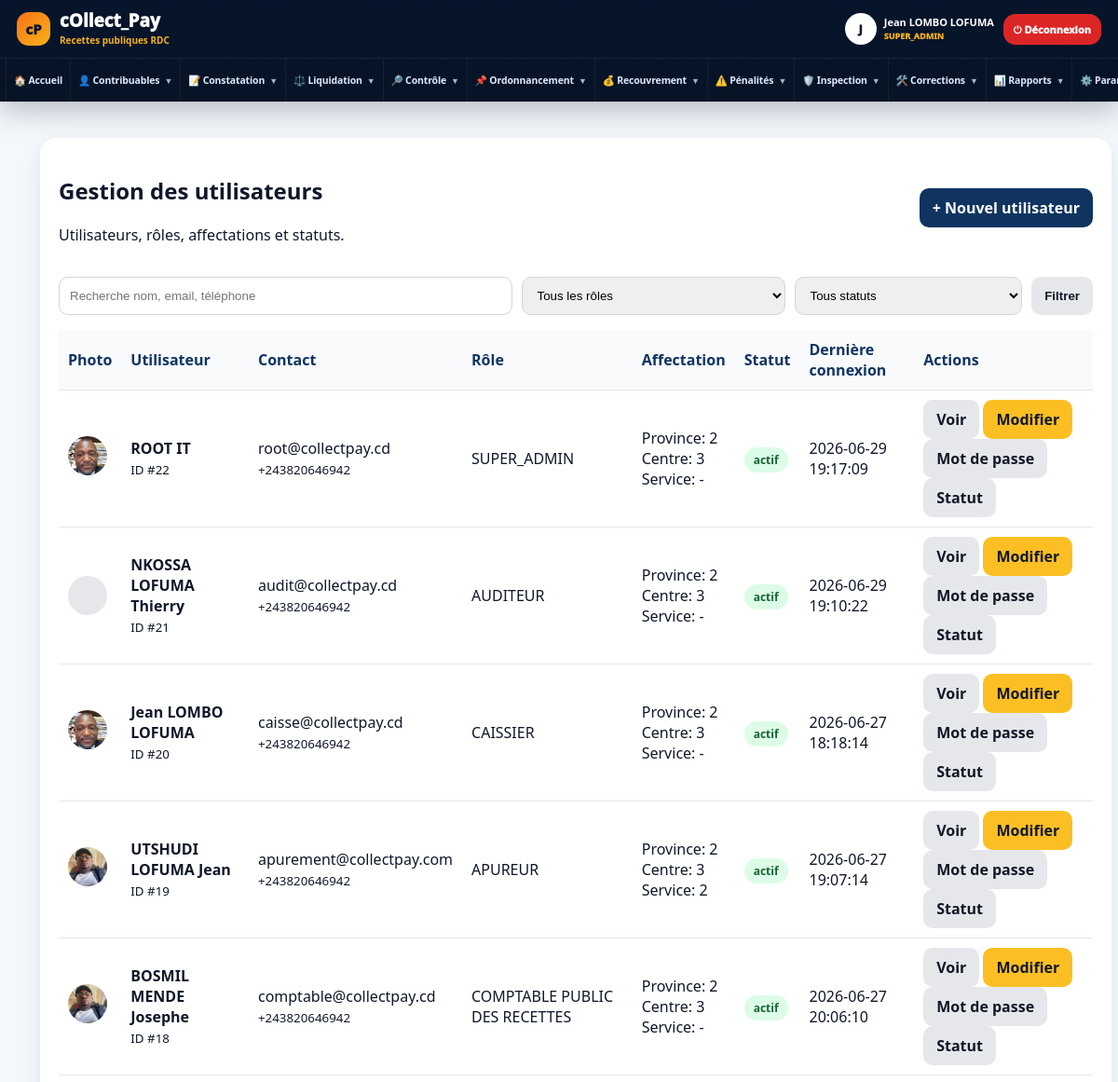
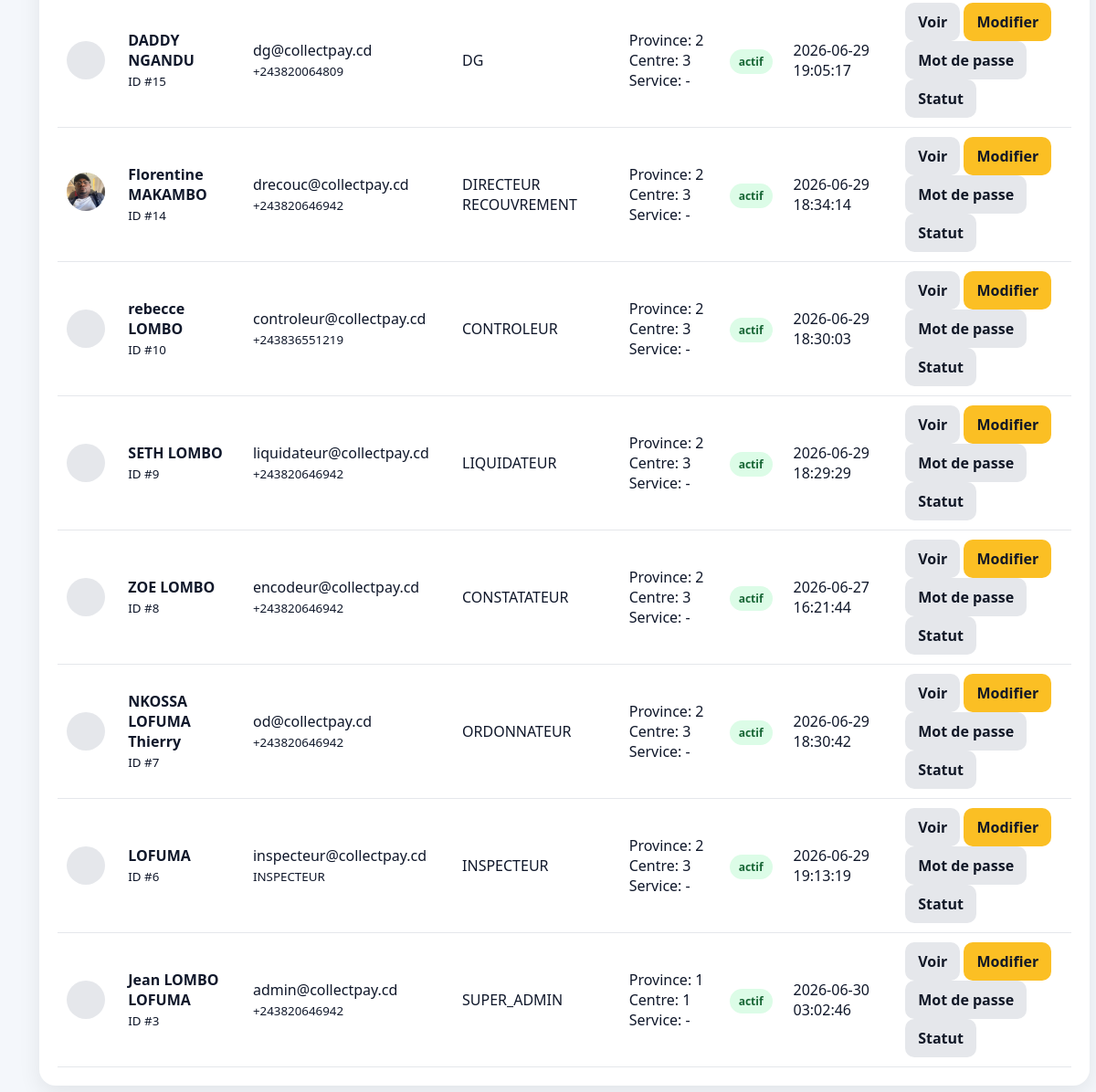
Screenshot of /users/index.php (signed in) with the database file from the repository (2 pictures, top to bottom).
### tables this page shows
CREATE TABLE `users` (
  `id` int(11) NOT NULL,
  `nom` varchar(150) NOT NULL,
  `email` varchar(150) NOT NULL,
  `telephone` varchar(50) DEFAULT NULL,
  `photo` varchar(255) DEFAULT NULL,
  `statut` enum('actif','inactif') DEFAULT 'actif',
  `derniere_connexion` datetime DEFAULT NULL,
  `password` text NOT NULL,
  `role_id` int(11) DEFAULT NULL,
  `province_id` int(11) DEFAULT NULL,
  `centre_id` int(11) DEFAULT NULL,
  `service_id` int(11) DEFAULT NULL,
  `niveau` enum('centre','province','national') DEFAULT 'centre',
  `actif` tinyint(1) DEFAULT 1,
  `created_at` timestamp NOT NULL DEFAULT current_timestamp(),
  `updated_at` datetime DEFAULT NULL
);

CREATE TABLE `roles` (
  `id` int(11) NOT NULL,
  `nom_role` varchar(80) NOT NULL,
  `description` text DEFAULT NULL,
  `statut` enum('actif','inactif') DEFAULT 'actif',
  `created_at` timestamp NOT NULL DEFAULT current_timestamp(),
  `updated_at` datetime DEFAULT NULL
);

### auth/check_auth.php (called while the page is built, shortened)
<?php
if (!function_exists('cpCurrentRole')) {
    function cpCurrentRole(): string
    {
        return strtoupper(trim((string)(
            $_SESSION['role']
            ?? $_SESSION['nom_role']
            ?? $_SESSION['role_code']
            ?? ''
        )));
    }
}
require_once __DIR__ . "/permissions.php";

### auth/permissions.php (called while the page is built, shortened)
<?php
if (!function_exists('hasPermission')) {
    function hasPermission(string $module, string $action = 'view'): bool
    {
        $role = cpCurrentRole();
        if ($role === 'SUPER_ADMIN') {
            return true;
        }
        $roleId = cpCurrentRoleId();
        $permissions = getRolePermissions($roleId);
        return isset($permissions[$module][$action])
            && (int)$permissions[$module][$action] === 1;
    }
}
if (!function_exists('canDo')) {
    function canDo(string $module, string $action = 'view'): bool
    {
        return hasPermission($module, $action);
    }
}

### users/index.php (the view, shortened to what this page needs)
<?php
require_once "../auth/check_auth.php";
require_once "../auth/permissions.php";
$db = cpDb();
$q = trim($_GET['q'] ?? '');
$where = "WHERE 1=1";
$params = [];
$sql = "
    SELECT u.*, r.nom_role
    FROM users u
    LEFT JOIN roles r ON r.id = u.role_id
    $where
    ORDER BY u.id DESC
";
$stmt = $db->prepare($sql);
$stmt->execute($params);
$users = $stmt->fetchAll(PDO::FETCH_ASSOC);
?>
<!doctype html>
<html lang="fr">
<head>
</head>
<body>
<?php require_once "../includes/sidebar.php"; ?>
<main class="cp-main">
<div class="content">
    <div class="card">
        <div class="top">
            <div>
                <h2>Gestion des utilisateurs</h2>
                <p>Utilisateurs, rôles, affectations et statuts.</p>
            </div>
            <?php if(hasPermission('users','add')): ?>
                <a class="btn btn-primary" href="add.php">+ Nouvel utilisateur</a>
            <?php endif; ?>
        </div>
        <form class="filters" method="get">
            <input type="text" name="q" value="<?= htmlspecialchars($q) ?>" placeholder="Recherche nom, email, téléphone">
            <select name="role_id">
                <option value="0">Tous les rôles</option>
            </select>
            <select name="statut">
                <option value="">Tous statuts</option>
            </select>
            <button class="btn btn-gray" type="submit">Filtrer</button>
        </form>
        <table>
            <thead>
                <tr>
                    <th>Photo</th>
                    <th>Utilisateur</th>
                    <th>Contact</th>
                    <th>Rôle</th>
                    <th>Affectation</th>
                    <th>Statut</th>
                    <th>Dernière connexion</th>
                    <th>Actions</th>
                </tr>
            </thead>
            <tbody>
            <?php foreach($users as $u): ?>
                <tr>
                    <td>
                        <?php if(!empty($u['photo'])): ?>
                            <img class="avatar" src="../uploads/users/<?= htmlspecialchars($u['photo']) ?>">
                        <?php else: ?>
                            <div class="avatar"></div>
                        <?php endif; ?>
                    </td>
                    <td>
                        <strong><?= htmlspecialchars($u['nom'] ?? '-') ?></strong><br>
                        <small>ID #<?= (int)$u['id'] ?></small>
                    </td>
                    <td>
                        <?= htmlspecialchars($u['email'] ?? '-') ?><br>
                        <small><?= htmlspecialchars($u['telephone'] ?? '-') ?></small>
                    </td>
                    <td><?= htmlspecialchars($u['nom_role'] ?? '-') ?></td>
                    <td>
                        Province: <?= htmlspecialchars($u['province_id'] ?? '-') ?><br>
                        Centre: <?= htmlspecialchars($u['centre_id'] ?? '-') ?><br>
                        Service: <?= htmlspecialchars($u['service_id'] ?? '-') ?>
                    </td>
                    <td>
                        <span class="badge <?= htmlspecialchars($u['statut'] ?? 'actif') ?>">
                            <?= htmlspecialchars($u['statut'] ?? 'actif') ?>
                        </span>
                    </td>
                    <td><?= htmlspecialchars($u['derniere_connexion'] ?? '-') ?></td>
                    <td>
                        <a class="btn btn-gray" href="view.php?id=<?= (int)$u['id'] ?>">Voir</a>
                        <?php if(hasPermission('users','edit')): ?>
                            <a class="btn btn-gold" href="edit.php?id=<?= (int)$u['id'] ?>">Modifier</a>
                            <a class="btn btn-gray" href="reset_password.php?id=<?= (int)$u['id'] ?>">Mot de passe</a>
                            <a class="btn btn-gray" href="toggle_status.php?id=<?= (int)$u['id'] ?>">Statut</a>
                        <?php endif; ?>
                    </td>
                </tr>
            <?php endforeach; ?>
            </tbody>
        </table>
    </div>
</div>
</main>
</body>
</html>

### includes/sidebar.php (shortened to what this page needs)
<?php
require_once __DIR__ . "/../auth/permissions.php";
if (!function_exists('cpBaseUrl')) {
    function cpBaseUrl(): string
    {
        $host = strtolower($_SERVER['HTTP_HOST'] ?? '');
        $script = $_SERVER['SCRIPT_NAME'] ?? '';
        if (stripos($script, '/collect_pay/') === 0) return '/collect_pay';
        return '';
    }
}
if (!function_exists('cpUrl')) {
    function cpUrl(string $path): string
    {
        return rtrim(cpBaseUrl(), '/') . '/' . ltrim($path, '/');
    }
}
if (!function_exists('cpActiveHorizontal')) {
    function cpActiveHorizontal(string $needle): string
    {
        $uri = $_SERVER['REQUEST_URI'] ?? '';
        return stripos($uri, $needle) !== false ? 'active' : '';
    }
}
if (!function_exists('cpCan')) {
    function cpCan(string $module, string $action = 'view'): bool
    {
        if (function_exists('canDo')) {
            return canDo($module, $action);
        }
        return true;
    }
}
if (!function_exists('cpAnyCan')) {
    function cpAnyCan(array $permissions): bool
    {
        foreach ($permissions as $perm) {
            $module = $perm[0] ?? '';
            $action = $perm[1] ?? 'view';
            if (cpCan($module, $action)) {
                return true;
            }
        }
        return false;
    }
}
$nom  = $_SESSION['nom'] ?? 'Utilisateur';
$role = $_SESSION['role'] ?? ($_SESSION['nom_role'] ?? '');
$showDashboard = cpCan('dashboard','view');
$showContribuables = cpAnyCan([
    ['contribuables','view'], ['contribuables','add'], ['contribuables','import']
]);
$showConstatation = cpAnyCan([
    ['constatation','view'], ['constatation','add'], ['constatation','submit'], ['constatation','print']
]);
$showLiquidation = cpAnyCan([
    ['liquidation','view'], ['liquidation','create_nd'], ['liquidation','print_nd'], ['liquidation','validate_nd'], ['liquidation','reject_nd']
]);
$showControle = cpAnyCan([
    ['controle','view'], ['controle','validate'], ['controle','reject'], ['controle','observe']
]);
$showOrdonnancement = cpAnyCan([
    ['ordonnancement','view'], ['ordonnancement','create_np'], ['ordonnancement','fractionner_np'], ['ordonnancement','avis_fractionnement'], ['ordonnancement','print_np']
]);
$showRecouvrement = cpAnyCan([
    ['paiements','view'], ['paiements','add_np'], ['paiements','add_npf'],
    ['recouvrement','view'], ['recouvrement','amr'], ['recouvrement','apurement'], ['recouvrement','quittance'],
    ['amr','view'], ['amr','create'], ['amr','print'], ['amr','pay'],
    ['apurement','view'], ['apurement','create'],
    ['quittances','view'], ['quittances','create'], ['quittances','print']
]);
$showPenalites = cpAnyCan([
    ['penalites','view'], ['penalites','manage'], ['penalites','history']
]);
$showInspection = cpAnyCan([
    ['inspection','view'], ['inspection','scan'], ['inspection','verify'], ['inspection','revoke'], ['inspection','fraud'], ['inspection','alerts']
]);
$showCorrections = cpAnyCan([
    ['corrections','view'], ['corrections','create'], ['corrections','validate'], ['corrections','history']
]);
$showRapports = cpAnyCan([
    ['rapports','view'],
    ['rapports','nt'],
    ['rapports','nd'],
    ['rapports','np'],
    ['rapports','amr'],
    ['rapports','attestation'],
    ['rapports','paiements'],
    ['rapports','apurements'],
    ['rapports','quittances'],
    ['rapports','analytique'],
    ['rapports','export_pdf'],
    ['rapports','export_excel']
]);
$showParametrage = cpAnyCan([
    ['parametrage','view'], ['parametrage','manage'], ['parametrage','nomenclature'],
    ['parametrage','directions'], ['parametrage','services'], ['parametrage','periodes'], ['parametrage','taux_change']
]);
?>
<header class="cp-horizontal-shell">
    <div class="cp-horizontal-top">
        <div style="display:flex;align-items:center;gap:10px;">
            <a href="<?= cpUrl('dashboard/index.php') ?>" class="cp-brand-horizontal">
                <div class="cp-brand-mark">cP</div>
                <div><h2>cOllect_Pay</h2><span>Recettes publiques RDC</span></div>
            </a>
        </div>
        <div class="cp-top-right">
            <div class="cp-user-top">
                <div class="cp-user-avatar"><?= strtoupper(substr($nom,0,1)) ?></div>
                <div><strong><?= htmlspecialchars($nom) ?></strong><small><?= htmlspecialchars($role) ?></small></div>
            </div>
            <a href="<?= cpUrl('logout.php') ?>" class="cp-logout-horizontal">⏻ Déconnexion</a>
        </div>
    </div>
    <nav class="cp-horizontal-nav" id="cpHorizontalNav">
        <ul class="cp-nav-list">
            <?php if ($showDashboard): ?>
                <li class="cp-nav-item">
                    <a class="cp-nav-link <?= cpActiveHorizontal('dashboard') ?>" href="<?= cpUrl('dashboard/index.php') ?>">🏠 Accueil</a>
                </li>
            <?php endif; ?>
            <?php if ($showContribuables): ?>
                <li class="cp-nav-item">
                    <a class="cp-nav-link">👤 Contribuables <span class="cp-nav-arrow">▼</span></a>
                </li>
            <?php endif; ?>
            <?php if ($showConstatation): ?>
                <li class="cp-nav-item">
                    <a class="cp-nav-link">📝 Constatation <span class="cp-nav-arrow">▼</span></a>
                </li>
            <?php endif; ?>
            <?php if ($showLiquidation): ?>
                <li class="cp-nav-item">
                    <a class="cp-nav-link">⚖️ Liquidation <span class="cp-nav-arrow">▼</span></a>
                </li>
            <?php endif; ?>
            <?php if ($showControle): ?>
                <li class="cp-nav-item">
                    <a class="cp-nav-link">🔎 Contrôle <span class="cp-nav-arrow">▼</span></a>
                </li>
            <?php endif; ?>
            <?php if ($showOrdonnancement): ?>
                <li class="cp-nav-item">
                    <a class="cp-nav-link">📌 Ordonnancement <span class="cp-nav-arrow">▼</span></a>
                </li>
            <?php endif; ?>
            <?php if ($showRecouvrement): ?>
                <li class="cp-nav-item">
                    <a class="cp-nav-link">💰 Recouvrement <span class="cp-nav-arrow">▼</span></a>
                </li>
            <?php endif; ?>
            <?php if ($showPenalites): ?>
                <li class="cp-nav-item">
                    <a class="cp-nav-link">⚠️ Pénalités <span class="cp-nav-arrow">▼</span></a>
                </li>
            <?php endif; ?>
            <?php if ($showInspection): ?>
                <li class="cp-nav-item">
                    <a class="cp-nav-link">🛡️ Inspection <span class="cp-nav-arrow">▼</span></a>
                </li>
            <?php endif; ?>
            <?php if ($showCorrections): ?>
                <li class="cp-nav-item">
                    <a class="cp-nav-link">🛠️ Corrections <span class="cp-nav-arrow">▼</span></a>
                </li>
            <?php endif; ?>
            <?php if ($showRapports): ?>
                <li class="cp-nav-item">
                    <a class="cp-nav-link">📊 Rapports <span class="cp-nav-arrow">▼</span></a>
                </li>
            <?php endif; ?>
            <?php if ($showParametrage): ?>
                <li class="cp-nav-item">
                    <a class="cp-nav-link">⚙️ Paramétrage <span class="cp-nav-arrow">▼</span></a>
                </li>
            <?php endif; ?>
        </ul>
    </nav>
</header>
<div class="cp-page-spacing"></div>

### users/index.php (style rules this page uses)
body { margin:0;background:#f8fafc;font-family:Arial,sans-serif;color:#0f172a }
.content { padding:25px }
.card { background:white;border-radius:18px;padding:20px;box-shadow:0 8px 25px rgba(0,0,0,.08) }
.top { display:flex;justify-content:space-between;gap:15px;align-items:center;margin-bottom:18px }
.btn { display:inline-block;padding:10px 14px;border-radius:10px;text-decoration:none;font-weight:800;border:none }
.btn-primary { background:#0f3460;color:white }
.btn-gold { background:#fbbf24;color:#111827 }
.btn-gray { background:#e5e7eb;color:#111827 }
.filters { display:grid;grid-template-columns:2fr 1fr 1fr auto;gap:10px;margin-bottom:16px }
input,select { padding:11px;border:1px solid #d1d5db;border-radius:10px }
table { width:100%;border-collapse:collapse }
th,td { padding:10px;border-bottom:1px solid #e5e7eb;text-align:left;vertical-align:middle }
th { background:#f8fafc;color:#0f3460 }
.avatar { width:42px;height:42px;border-radius:50%;object-fit:cover;background:#e5e7eb }
.badge { padding:5px 10px;border-radius:999px;font-weight:800;font-size:12px }
.actif { background:#dcfce7;color:#166534 }

### rows the page displays
users: photo (picture), nom "ROOT IT", id "22", email "root@collectpay.cd", telephone "+243820646942", role.nom_role "SUPER_ADMIN", province "2", centre "3", service "-", statut "actif", derniere_connexion "2026-06-29 19:17:09"
users: nom "NKOSSA LOFUMA Thierry", id "21", email "audit@collectpay.cd", telephone "+243820646942", role.nom_role "AUDITEUR", province "2", centre "3", service "-", statut "actif", derniere_connexion "2026-06-29 19:10:22"
users: photo (picture), nom "Jean LOMBO LOFUMA", id "20", email "caisse@collectpay.cd", telephone "+243820646942", role.nom_role "CAISSIER", province "2", centre "3", service "-", statut "actif", derniere_connexion "2026-06-27 18:18:14"
users: photo (picture), nom "UTSHUDI LOFUMA Jean", id "19", email "apurement@collectpay.com", telephone "+243820646942", role.nom_role "APUREUR", province "2", centre "3", service "2", statut "actif", derniere_connexion "2026-06-27 19:07:14"
users: photo (picture), nom "BOSMIL MENDE Josephe", id "18", email "comptable@collectpay.cd", telephone "+243820646942", role.nom_role "COMPTABLE PUBLIC DES RECETTES", province "2", centre "3", service "-", statut "actif", derniere_connexion "2026-06-27 20:06:10"
users: nom "DADDY NGANDU", id "15", email "dg@collectpay.cd", telephone "+243820064809", role.nom_role "DG", province "2", centre "3", service "-", statut "actif", derniere_connexion "2026-06-29 19:05:17"
users: photo (picture), nom "Florentine MAKAMBO", id "14", email "drecouc@collectpay.cd", telephone "+243820646942", role.nom_role "DIRECTEUR RECOUVREMENT", province "2", centre "3", service "-", statut "actif", derniere_connexion "2026-06-29 18:34:14"
users: nom "rebecce LOMBO", id "10", email "controleur@collectpay.cd", telephone "+243836551219", role.nom_role "CONTROLEUR", province "2", centre "3", service "-", statut "actif", derniere_connexion "2026-06-29 18:30:03"
users: nom "SETH LOMBO", id "9", email "liquidateur@collectpay.cd", telephone "+243820646942", role.nom_role "LIQUIDATEUR", province "2", centre "3", service "-", statut "actif", derniere_connexion "2026-06-29 18:29:29"
users: nom "ZOE LOMBO", id "8", email "encodeur@collectpay.cd", telephone "+243820646942", role.nom_role "CONSTATATEUR", province "2", centre "3", service "-", statut "actif", derniere_connexion "2026-06-27 16:21:44"
users: nom "NKOSSA LOFUMA Thierry", id "7", email "od@collectpay.cd", telephone "+243820646942", role.nom_role "ORDONNATEUR", province "2", centre "3", service "-", statut "actif", derniere_connexion "2026-06-29 18:30:42"
users: nom "LOFUMA", id "6", email "inspecteur@collectpay.cd", telephone "INSPECTEUR", role.nom_role "INSPECTEUR", province "2", centre "3", service "-", statut "actif", derniere_connexion "2026-06-29 19:13:19"
users: nom "Jean LOMBO LOFUMA", id "3", email "admin@collectpay.cd", telephone "+243820646942", role.nom_role "SUPER_ADMIN", province "1", centre "1", service "-", statut "actif", derniere_connexion "2026-06-30 03:02:46"

### other values shown
substr($nom,0,1) "J"
$nom "Jean LOMBO LOFUMA"
$role "SUPER_ADMIN"
